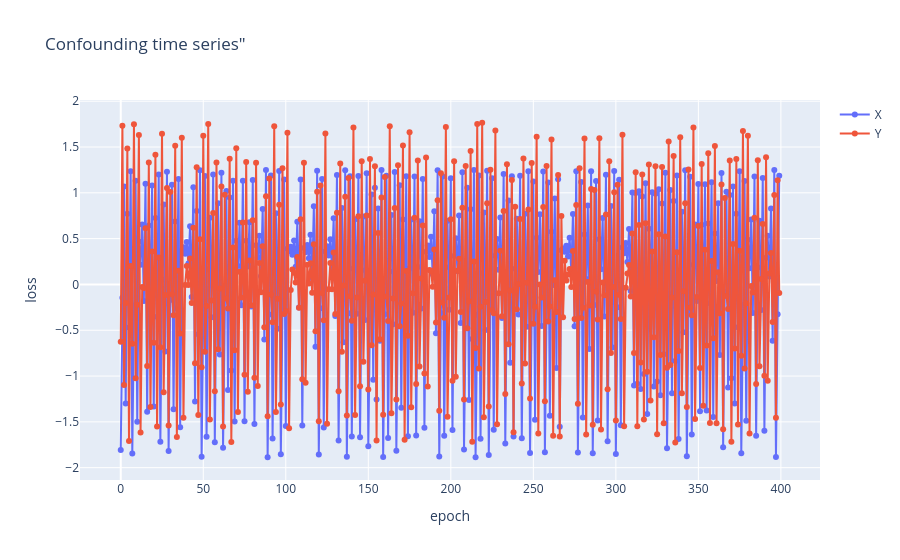

Here is the notebook cell this chart was saved with:
### Code cell
fig = go.Figure()

fig.add_trace(go.Scatter(x = torch.arange(0, x_norm.shape[0]), y = x_norm,
                    mode = 'lines+markers',
                    name = 'X'))

fig.add_trace(go.Scatter(x = torch.arange(0, x_norm.shape[0]), y = y_norm,
                    mode = 'lines+markers',
                    name = 'Y'))

fig.update_layout(title = 'Confounding time series"',
                   xaxis_title = 'epoch',
                   yaxis_title = 'loss')

fig.show()

### Figure 1 — Plotly figure (JSON) as saved in the notebook; plotly's stock layout.template omitted (floating-point values rounded to 4 significant figures; data arrays with more than 128 entries replaced by an {"elided": "..."} marker saying what was removed)
{"data": [{"mode": "lines+markers", "name": "X", "type": "scatter", "x": {"elided": "400 int values"}, "y": {"elided": "400 float values"}}, {"mode": "lines+markers", "name": "Y", "type": "scatter", "x": {"elided": "400 int values"}, "y": {"elided": "400 float values"}}], "layout": {"title": {"text": "Confounding time series\""}, "xaxis": {"title": {"text": "epoch"}}, "yaxis": {"title": {"text": "loss"}}}}
